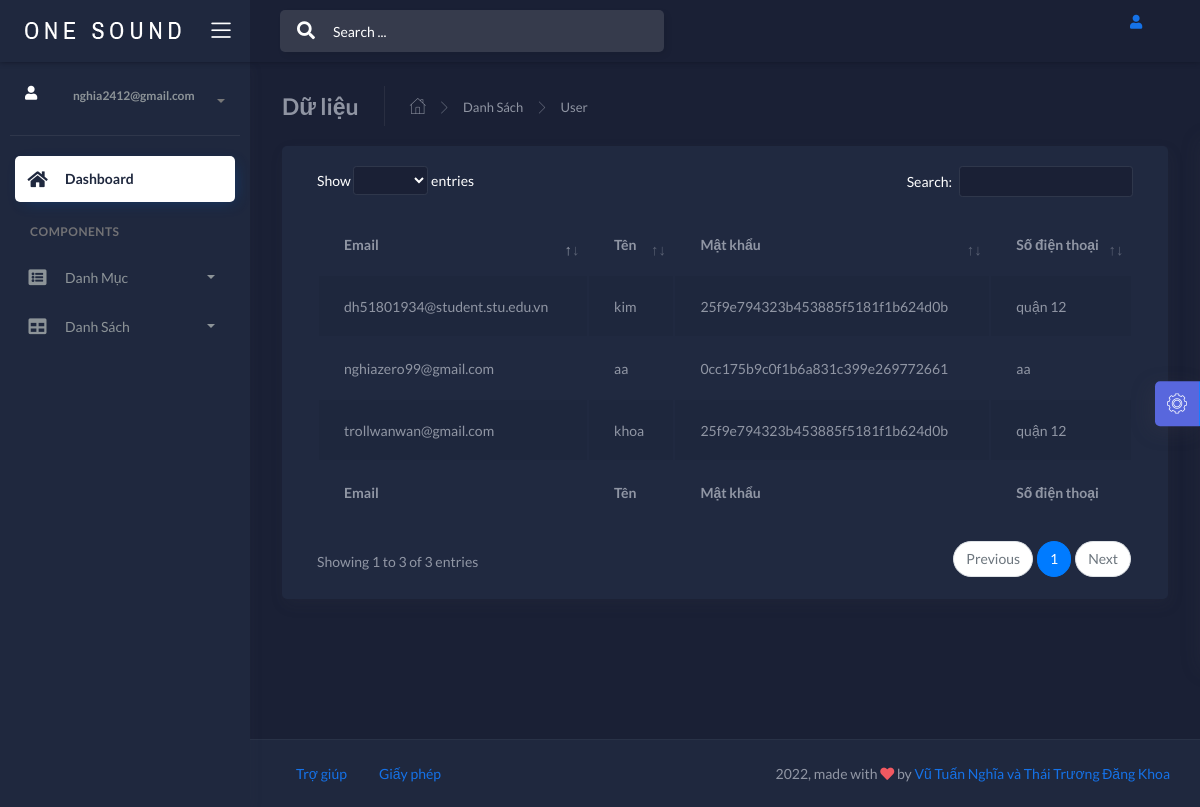
Page /admin/index.php?controller=usercontroller&action=index (signed in) on the committed database.
### tables this page shows
CREATE TABLE IF NOT EXISTS `khachhang` (
  `email` varchar(50) NOT NULL,
  `tenkh` varchar(50) NOT NULL,
  `matkhau` varchar(50) NOT NULL,
  `sodienthoai` varchar(10) NOT NULL,
  `diachi` varchar(50) NOT NULL,
  PRIMARY KEY (`email`)
);

### admin/models/Db.php (called while the page is built, shortened)
<?php
class Db {
    protected static $pdo;
    function __construct()
    {
        self::$pdo= new PDO('mysql:host='. HOST .';dbname='.DB , USER  , PW );
        self::$pdo->query('set names utf8' );
    }
    protected function selectQuery($sql, $arr=[])
    {
        $stm = self::$pdo->prepare($sql);
        $stm->execute($arr);
        return $stm->fetchAll(PDO::FETCH_ASSOC);
    }
}
?>

### admin/models/usermodel.php (called while the page is built, shortened)
<?php
class usermodel extends Db
{
    function all()
    {
     return $this->selectQuery('select * from khachhang');
    }
}
?>

### admin/views/user/user.php (the view, shortened to what this page needs)
<!DOCTYPE html>
<html lang="en">
    <?php include './views/layouts/headerpage.php' ?>
<body data-background-color="dark">
    <div class="wrapper">
        <div class="main-header">
            <?php include './views/layouts/logoheader.php'?>
            <?php include './views/layouts/navbarpage.php'?>
        </div>
        <?php include './views/layouts/sidebarmenu.php' ?>
        <div class="main-panel">
            <div class="content">
            <div class="page-inner">
    <div class="page-header">
        <h4 class="page-title">Dữ liệu</h4>
            <ul class="breadcrumbs">
                <li class="nav-home">
                    <a href="#">
                        <i class="flaticon-home"></i>
                    </a>
                </li>
                <li class="separator">
                    <i class="flaticon-right-arrow"></i>
                </li>
                <li class="nav-item">
                    <a href="#">Danh Sách</a>
                </li>
                <li class="separator">
                    <i class="flaticon-right-arrow"></i>
                </li>
                <li class="nav-item">
                    <a href="#">User</a>
                </li>
            </ul>
    </div>
        <div class="row">
                        <div class="col-md-12">
                            <div class="card">
                                <div class="card-body">
                                    <div class="table-responsive">
                                        <table id="add-row" class="display table table-striped table-hover" >
                                            <thead>
                                                <tr>
                                                    <th>Email</th>
                                                    <th>Tên</th>
                                                    <th>Mật khẩu</th>
                                                    <th>Số điện thoại</th>
                                                </tr>
                                            </thead>
                                            <tfoot>
                                                <tr>
                                                    <th>Email</th>
                                                    <th>Tên</th>
                                                    <th>Mật khẩu</th>
                                                    <th>Số điện thoại</th>
                                                </tr>
                                            </tfoot>
                                            <tbody>
                                                   <?php
                                                    foreach ($data as $arr) {
                                                    ?>
                                                    <tr>
                                                        <td><?php echo $arr['email'];?></td>
                                                        <td><?php echo $arr['tenkh'];?></td>
                                                        <td><?php echo $arr['matkhau'];?></td>
                                                        <td><?php echo $arr['diachi'];?></td>
                                                    </tr>
                                                    <?php
                                                    }
                                                    ?>
                                            </tbody>
                                        </table>
                                    </div>
                                </div>
                            </div>
                        </div>
                    </div>
</div>
            </div>
            <?php include'./views/layouts/footerpage.php'?>
        </div>
        <div class="custom-template">
            <div class="custom-toggle">
                <i class="flaticon-settings"></i>
            </div>
        </div>
    </div>
</body>
</html>

### admin/views/assets/css/demo.css (style rules this page uses)
.custom-template { position: fixed; top: 50%; transform: translateY(-50%); right: -325px; width: 325px; height: max-content; display: block; z-index: 1; background: #ffffff; transition: all .3s; z-index: 1003; box-shadow: -1px 1px 20px rgba(69, 65, 78, 0.15); border-top-left-radius: 5px; border-bottom-left-radius: 5px; transition: all .5s; }
.custom-template .custom-toggle { position: absolute; width: 45px; height: 45px; background: rgb(88, 103, 221); top: 50%; left: -45px; transform: translateY(-50%); display: flex; align-items: center; justify-content: center; text-align: center; border-top-left-radius: 5px; border-bottom-left-radius: 5px; border-right: 1px solid #177dff; cursor: pointer; color: #ffffff; box-shadow: -5px 5px 20px rgba(69, 65, 78, 0.21); }
.custom-template .custom-toggle i { font-size: 20px; animation: 1.3s spin linear infinite; }

### rows in the picture
khachhang: email "dh51801934@student.stu.edu.vn", tenkh "kim", matkhau "25f9e794323b453885f5181f1b624d0b", diachi "quận 12"
khachhang: email "nghiazero99@gmail.com", tenkh "aa", matkhau "0cc175b9c0f1b6a831c399e269772661", diachi "aa"
khachhang: email "trollwanwan@gmail.com", tenkh "khoa", matkhau "25f9e794323b453885f5181f1b624d0b", diachi "quận 12"

### other values in the picture
$_SESSION['email1'] "nghia2412@gmail.com"
